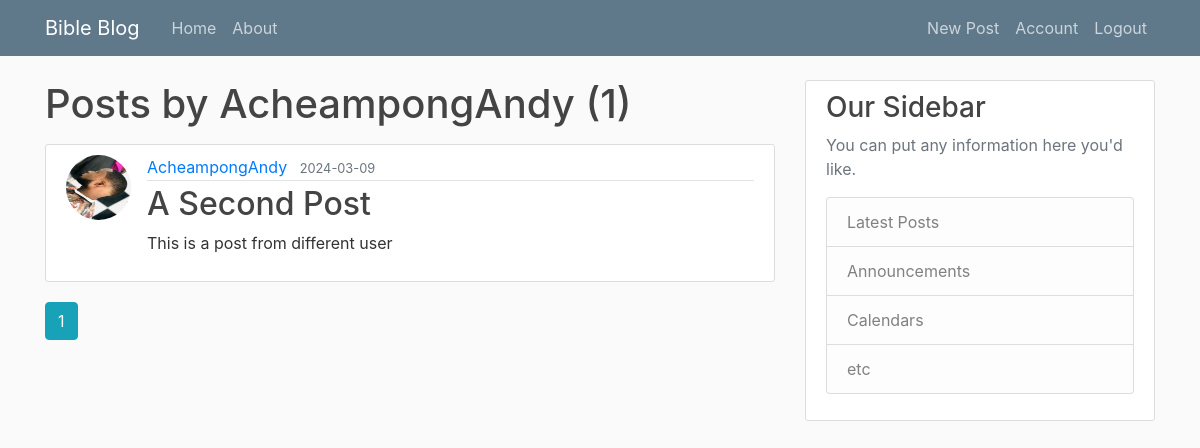
The page /user/AcheampongAndy (signed in) on the database as committed earlier.
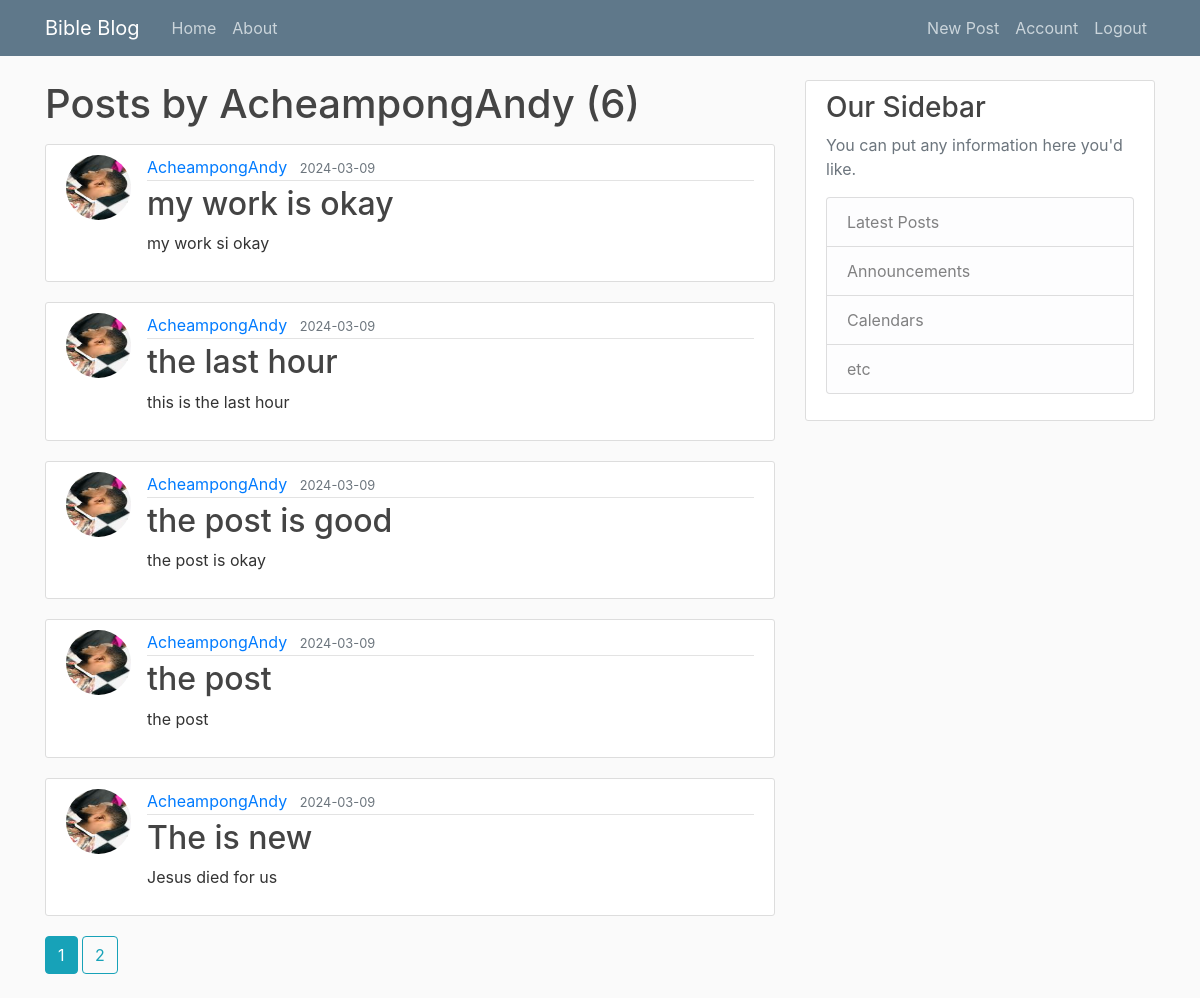
The same page on the database as committed later.
### flask_block/modules.py (models this page shows, shortened)
class Post(db.Model):
    id = db.Column(db.Integer, primary_key=True)
    title = db.Column(db.String(100), nullable=False)
    date_posted = db.Column(db.DateTime, nullable=False, default=datetime.utcnow)
    content = db.Column(db.Text, nullable=False)
    user_id = db.Column(db.Integer, db.ForeignKey('user.id'), nullable=False)

class User(db.Model, UserMixin):
    id = db.Column(db.Integer, primary_key=True)
    username = db.Column(db.String(20), unique=True, nullable=False)
    email = db.Column(db.String(120), unique=True, nullable=False)
    image_file = db.Column(db.String(20), nullable=False, default='default.jpg')
    password = db.Column(db.String(60), nullable=False)
    posts = db.relationship('Post', backref='author', lazy='subquery')

### flask_block/routes.py (the view)
@app.route("/user/<string:username>")
def user_posts(username):
    page = request.args.get('page', 1, type=int)
    user = User.query.filter_by(username=username).first_or_404()
    posts = Post.query.options(joinedload(Post.author)).filter_by(author=user)\
            .order_by(Post.date_posted.desc()).paginate(page=page, per_page=5)
    return render_template('user_posts.html', posts=posts, user=user)

### flask_block/modules.py (called while the page is built)
@login_manager.user_loader
def load_user(user_id):
    with app.app_context():
        user = User.query.get(int(user_id))
    return user

### flask_block/templates/user_posts.html
{% extends "layout.html" %}
{% block content %}
    <h1 class="mb-3">Posts by {{ user.username }} ({{ posts.total }})</h1>
	{% for post in posts.items %}
		<article class="media content-section">
			<img class="rounded-circle article-img" src="{{ url_for('static', filename='profiles/' + post.author.image_file) }}">
			<div class="media-body">
					<div class="article-metadata">
					<a class="mr-2" href="{{ url_for('user_posts', username=post.author.username) }}">{{ post.author.username }}</a>
						<small class="text-muted">{{ post.date_posted.strftime('%Y-%m-%d') }}</small>
					</div>
					<h2><a class="article-title" href="{{ url_for('post', post_id=post.id) }}">{{ post.title }}</a></h2>
					<p class="article-content">{{ post.content }}</p>
			</div>
		</article>
	{% endfor %}
	{% for page_num in posts.iter_pages(left_edge=1, right_edge=1, left_current=1, right_current=2) %}
		{% if page_num %}
			{% if posts.page == page_num %}
				<a class="btn btn-info mb-4" href="{{ url_for('user_posts', username=user.username, page=page_num) }}">{{ page_num }}</a>
			{% else %}
				<a class="btn btn-outline-info mb-4" href="{{ url_for('user_posts', username=user.username, page=page_num) }}">{{ page_num }}</a>
			{% endif %}
		{% else %}
			...
		{% endif %}
	{% endfor %}
{% endblock content%}

Rows that differ between the two databases and show on the page:
no longer on this page (row unchanged): Post: image_file (picture), author.username "AcheampongAndy", date_posted "2024-03-09", title "A Second Post", content "This is a post from different user"
added Post: image_file (picture), author.username "AcheampongAndy", date_posted "2024-03-09", title "my work is okay", content "my work si okay"
added Post: image_file (picture), author.username "AcheampongAndy", date_posted "2024-03-09", title "the last hour", content "this is the last hour"
added Post: image_file (picture), author.username "AcheampongAndy", date_posted "2024-03-09", title "the post is good", content "the post is okay"
added Post: image_file (picture), author.username "AcheampongAndy", date_posted "2024-03-09", title "the post", content "the post"
added Post: image_file (picture), author.username "AcheampongAndy", date_posted "2024-03-09", title "The is new", content "Jesus died for us"
Other text that changed with them:
{{ posts.total }}: "1" → "6"
new list line: "2"
